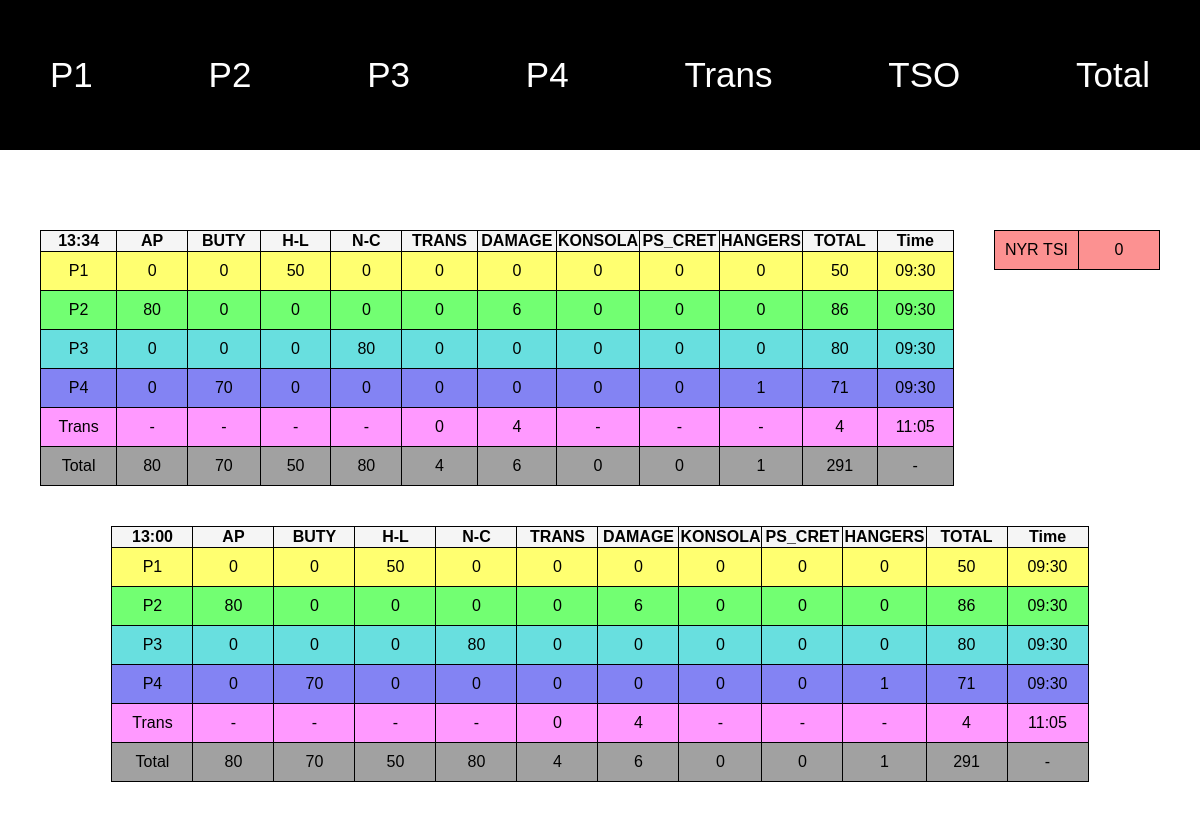
The page /Total (upper part) on the database as committed earlier.
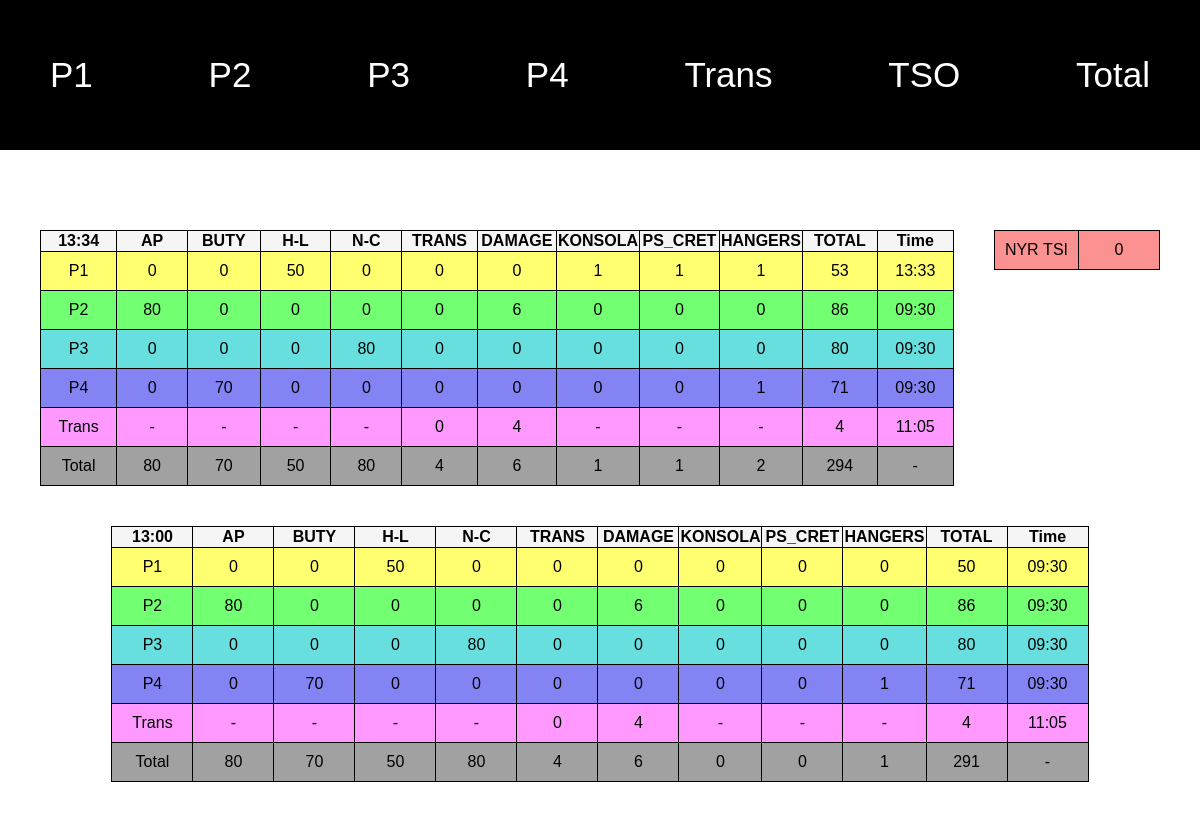
The same page on the database as committed later.
### buffor/models/p1.py (models this page shows, shortened)
class P1(Floor):
    AP_JUICE = models.PositiveIntegerField(default=0)
    AP_UBOT = models.PositiveIntegerField(default=0)
    BUTY_JUICE = models.PositiveIntegerField(default=0)
    BUTY_UBOT = models.PositiveIntegerField(default=0)
    HL_JUICE = models.PositiveIntegerField(default=0)
    HL_UBOT = models.PositiveIntegerField(default=0)
    NS_JUICE = models.PositiveIntegerField(default=0)
    NS_UBOT = models.PositiveIntegerField(default=0)
    TRANS = models.PositiveIntegerField(default=0)
    DAMAGE = models.PositiveIntegerField(default=0)
    KONSOLA = models.PositiveIntegerField(default=0)
    PS_CRET = models.PositiveIntegerField(default=0)
    HANGERS = models.PositiveIntegerField(default=0)
    name = "P1"
    def app_total(self):
        return self.AP_UBOT+self.AP_JUICE
    def buty_total(self):
        return self.BUTY_JUICE+self.BUTY_UBOT
    def hl_total(self):
        return self.HL_JUICE+self.HL_UBOT
    def ns_total(self):
        return self.NS_JUICE+self.NS_UBOT
    def total(self):
        return self.AP_JUICE + self.AP_UBOT + self.BUTY_JUICE + self.BUTY_UBOT + self.HL_JUICE + self.HL_UBOT + self.NS_JUICE + self.NS_UBOT + self.TRANS + self.DAMAGE + self.KONSOLA + self.PS_CRET + self.HANGERS

### buffor/models/p2.py (models this page shows, shortened)
class P2(Floor):
    AP_JUICE = models.PositiveIntegerField(default=0)
    AP_UBOT = models.PositiveIntegerField(default=0)
    BUTY_JUICE = models.PositiveIntegerField(default=0)
    BUTY_UBOT = models.PositiveIntegerField(default=0)
    HL_JUICE = models.PositiveIntegerField(default=0)
    HL_UBOT = models.PositiveIntegerField(default=0)
    NS_JUICE = models.PositiveIntegerField(default=0)
    NS_UBOT = models.PositiveIntegerField(default=0)
    TRANS = models.PositiveIntegerField(default=0)
    DAMAGE = models.PositiveIntegerField(default=0)
    KONSOLA = models.PositiveIntegerField(default=0)
    PS_CRET = models.PositiveIntegerField(default=0)
    HANGERS = models.PositiveIntegerField(default=0)
    name = "P2"
    def app_total(self):
        return self.AP_UBOT+self.AP_JUICE
    def buty_total(self):
        return self.BUTY_JUICE+self.BUTY_UBOT
    def hl_total(self):
        return self.HL_JUICE+self.HL_UBOT
    def ns_total(self):
        return self.NS_JUICE+self.NS_UBOT
    def total(self):
        return self.AP_JUICE + self.AP_UBOT + self.BUTY_JUICE + self.BUTY_UBOT + self.HL_JUICE + self.HL_UBOT + self.NS_JUICE + self.NS_UBOT + self.TRANS + self.DAMAGE + self.KONSOLA + self.PS_CRET + self.HANGERS

### buffor/views.py (the view)
# urls.py: path('Total', views.TotalPage, name='TotalPage'),
def TotalPage(request):
    context = {
            'message': ''
        }
    now = datetime.now()
    context['buffor_now'] = TimePoint_Buffer(now)
    context['trans_nyr'] = TimePoint_Buffer(now).trans_nyr()
    date_backtrack = now.replace(minute=0, second=0, microsecond=0)
    context['buffor_old'] = ""
    for x in range(12):
        old_buffer = TimePoint_Buffer(date_backtrack)
        context['buffor_old'] += str(old_buffer)
        date_backtrack = date_backtrack - timedelta(hours=1)
    return render(request, "total.html", context)

### buffor/TimePoint_Buffer.py (called while the page is built)
    def trans_nyr(self):
        table = "<table class ='nyr'>"
        table += f"<tr><td>NYR&nbspTSI</td><td>{self.buffer[4].NYR}</td>"
        table += "<table>"
        return table

### buffor/models/p3.py (called while the page is built)
    def app_total(self):
        return self.AP_UBOT+self.AP_JUICE

    def buty_total(self):
        return self.BUTY_JUICE+self.BUTY_UBOT

    def hl_total(self):
        return self.HL_JUICE+self.HL_UBOT

    def ns_total(self):
        return self.NS_JUICE+self.NS_UBOT

    def total(self):
        return self.AP_JUICE + self.AP_UBOT + self.BUTY_JUICE + self.BUTY_UBOT + self.HL_JUICE + self.HL_UBOT + self.NS_JUICE + self.NS_UBOT + self.TRANS + self.DAMAGE + self.KONSOLA + self.PS_CRET + self.HANGERS

### buffor/models/p4.py (called while the page is built)
    def app_total(self):
        return self.AP_UBOT+self.AP_JUICE

    def buty_total(self):
        return self.BUTY_JUICE+self.BUTY_UBOT

    def hl_total(self):
        return self.HL_JUICE+self.HL_UBOT

    def ns_total(self):
        return self.NS_JUICE+self.NS_UBOT

    def total(self):
        return self.AP_JUICE + self.AP_UBOT + self.BUTY_JUICE + self.BUTY_UBOT + self.HL_JUICE + self.HL_UBOT + self.NS_JUICE + self.NS_UBOT + self.TRANS + self.DAMAGE + self.KONSOLA + self.PS_CRET + self.HANGERS

### templates/total.html (shortened to what this page needs)
{% extends 'base.html' %}
{% block content %}
<div id="current_count_table">
    {{ trans_nyr|safe }}
    {{ buffor_now|safe }}
</div>
<div id="older_count_tables">
    <center>{{ buffor_old|safe }}</center>
</div>
{% endblock %}

Rows that differ between the two databases and show on the page:
no longer on this page (row unchanged): P1: time_stamp+AP_UBOT+AP_JUICE "13:34 AP BUTY H-L N-C TRANS DAMAGE KONSOLA PS_CRET HANGERS TOTAL Time P1 0 0 50 0 0 0 0 0 0 50 09:30 P2 80 0 0 0 0 6 0 0 0 86 09:30 P3 0 0 0 80 0 0 0 0 0 80 09:30 P4 0 70 0 0 0 0 0 0 1 71 09:30 Trans - - - - 0 4 - - - 4 11:05 Total 80 70 50 80 4 6 0 0 1 291 -"
added P1: time_stamp+AP_UBOT+AP_JUICE "13:34 AP BUTY H-L N-C TRANS DAMAGE KONSOLA PS_CRET HANGERS TOTAL Time P1 0 0 50 0 0 0 1 1 1 53 13:33 P2 80 0 0 0 0 6 0 0 0 86 09:30 P3 0 0 0 80 0 0 0 0 0 80 09:30 P4 0 70 0 0 0 0 0 0 1 71 09:30 Trans - - - - 0 4 - - - 4 11:05 Total 80 70 50 80 4 6 1 1 2 294 -"
